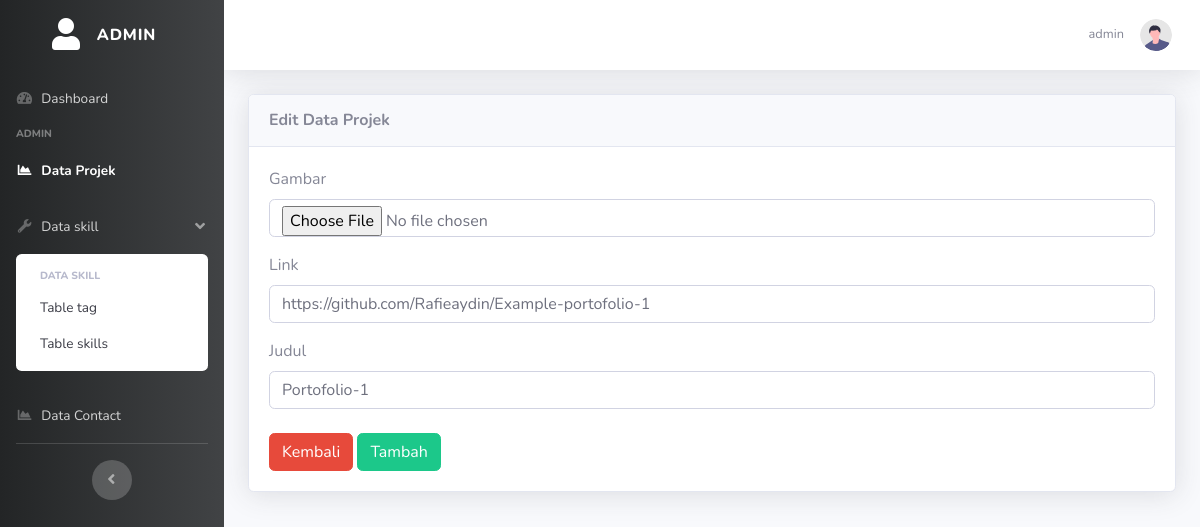
The app's page /admin/projek/edit.php?id=2 (signed in) with its own data.
### tables this page shows
CREATE TABLE `projek` (
  `id` int(11) NOT NULL,
  `link` varchar(100) NOT NULL,
  `judul` varchar(100) NOT NULL,
  `image` longblob NOT NULL
);

### koneksi.php (called while the page is built, shortened)
<?php
$server = "localhost";
$user = "root";
$password = "";
$database  = "portofolio_gue";
$conn = mysqli_connect($server, $user, $password, $database);
function query($query)
{
    global $conn;
    $result = mysqli_query($conn, $query);
    $box = [];
    while ($isi = mysqli_fetch_assoc($result)) {
        $box[] = $isi;
    }
    return $box;
}

### admin/projek/edit.php (the view, shortened to what this page needs)
<?php
require '../../koneksi.php';
$id = $_GET['id'];
$projek = query("SELECT * FROM projek WHERE id = $id")[0];
$nama = $_SESSION['admin']['username'];
?>
<!DOCTYPE html>
<html lang="en">
<head>
    <link href="../../asset/pakage/fontawesome-free/css/all.min.css" rel="stylesheet" type="text/css">
    <link href="../../asset/css/sb-admin-2.min.css" rel="stylesheet">
    <link rel="stylesheet" href="../asset/pakage/datatables/dataTables.bootstrap4.min.css">
</head>
<body id="page-top">
    <div id="wrapper">
        <ul class="navbar-nav bg-gradient-primary sidebar sidebar-dark accordion" id="accordionSidebar">
            <a class="sidebar-brand d-flex align-items-center justify-content-center" href="index.html">
                <div class="sidebar-brand-icon">
                    <i class="fas fa-user"></i>
                </div>
                <div class="sidebar-brand-text mx-3">Admin <sup></sup></div>
            </a>
            <li class="nav-item ">
                <a class="nav-link " href="../dashboard.php">
                    <i class="fas fa-fw fa-tachometer-alt"></i>
                    <span>Dashboard</span></a>
            </li>
            <div class="sidebar-heading">
                Admin
            </div>
            <li class="nav-item active">
                <a class="nav-link " href="index.php">
                    <i class="fas fa-fw fa-chart-area"></i>
                    <span>Data Projek</span>
                </a>
            </li>
            <li class="nav-item">
                <a class="nav-link" href="#" data-toggle="collapse" data-target="#collapseUtilities" aria-expanded="true" aria-controls="collapseUtilities">
                    <i class="fas fa-fw fa-wrench"></i>
                    <span>Data skill</span>
                </a>
                <div id="collapseUtilities" class="collapse show" aria-labelledby="headingUtilities" data-parent="#accordionSidebar">
                    <div class="bg-white py-2 collapse-inner rounded">
                        <h6 class="collapse-header">Data skill</h6>
                        <a class="collapse-item" href="../tag/index.php">Table tag</a>
                        <a class="collapse-item" href="../skill/index.php">Table skills</a>
                    </div>
                </div>
            </li>
            <li class="nav-item">
                <a class="nav-link " href="../Contact/index.php">
                    <i class="fas fa-fw fa-chart-area"></i>
                    <span>Data Contact</span>
                </a>
            </li>
            <hr class="sidebar-divider d-none d-md-block">
            <div class="text-center d-none d-md-inline">
                <button class="rounded-circle border-0" id="sidebarToggle"></button>
            </div>
        </ul>
        <div id="content-wrapper" class="d-flex flex-column">
            <div id="content">
                <nav class="navbar navbar-expand navbar-light bg-white topbar mb-4 static-top shadow">
                    <ul class="navbar-nav ml-auto">
                        <li class="nav-item dropdown no-arrow">
                            <a class="nav-link dropdown-toggle" href="#" id="userDropdown" role="button" data-toggle="dropdown" aria-haspopup="true" aria-expanded="false">
                                <span class="mr-2 d-none d-lg-inline text-gray-600 small mr-3"><?= $nama ?></span>
                                <img class="img-profile rounded-circle" src="../../asset/image/undraw_profile.svg">
                            </a>
                        </li>
                    </ul>
                </nav>
                <div class="container-fluid">
                    <div class="card shadow mb-4">
                        <div class="card-header py-3">
                            <h6 class="m-0 font-weight-bold text-secondary">Edit Data Projek</h6>
                        </div>
                        <div class="card-body">
                            <form action="" method="POST" enctype="multipart/form-data">
                                <div class="form-group">
                                    <label for="file">Gambar</label>
                                    <input type="file" class="form-control" id="file" name="gambar" placeholder="masukan link">
                                </div>
                                <div class="form-group">
                                    <label for="link">Link</label>
                                    <input type="text" class="form-control" id="link" name="link" placeholder="masukan link" value="<?= $projek['link'] ?>">
                                </div>
                                <div class="form-group mb-4">
                                    <label for="foto">Judul</label>
                                    <input type="text" class="form-control" name="judul" placeholder="masukan judul" value="<?= $projek['judul'] ?>">
                                </div>
                                <a href="index.php" class="btn btn-danger">Kembali</a>
                                <button name="submit" class="btn btn-success">Tambah</button>
                            </form>
                        </div>
                    </div>
                </div>
            </div>
        </div>
    </div>
</body>
</html>

### admin/projek/edit.php (style rules this page uses)
.sidebar { background-image: linear-gradient(to right, #232526, #414345); }

### records on screen
projek: link "https://github.com/Rafieaydin/Example-portofolio-1", judul "Portofolio-1"

### other values on screen
$nama "admin"
